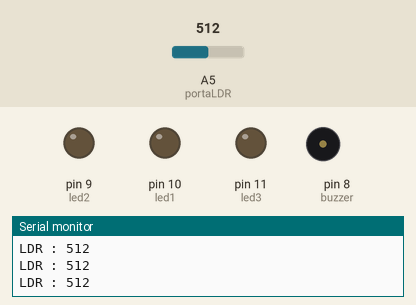
Simulated run of this sketch. Board: Arduino Uno, built with avr-gcc and run on an emulated ATmega328P. On the bench: output pins drawn as LEDs (lit = HIGH), buzzer (waves = sounding), the last lines printed to the serial monitor. Inputs (shaded band) come from the test bench; at power-on: A5 (portaLDR) = 512.

Above: at 1.2 s.
1.3 s: A5 (portaLDR) set to 483
At 2.5 s:
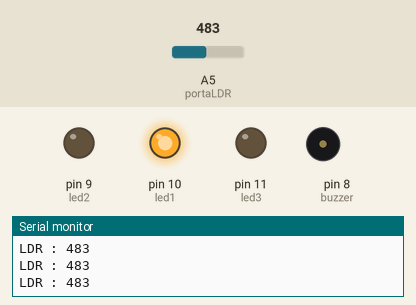
3.0 s: A5 (portaLDR) set to 368
4.5 s: A5 (portaLDR) set to 335
At 5.0 s:
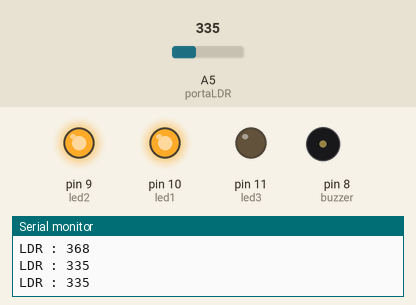
6.1 s: A5 (portaLDR) set to 106
7.7 s: A5 (portaLDR) set to 91
At 8.9 s:
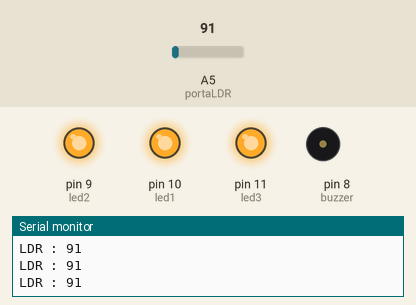
9.5 s: A5 (portaLDR) set to 5
At 12.4 s:
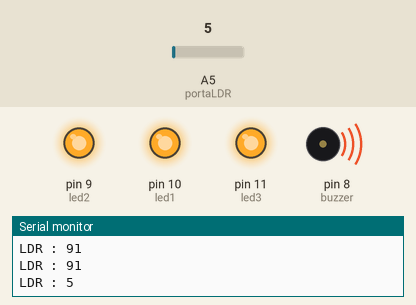
Timing chart, 0 to 13.5 s (numbered marks = the images above; inputs shaded):
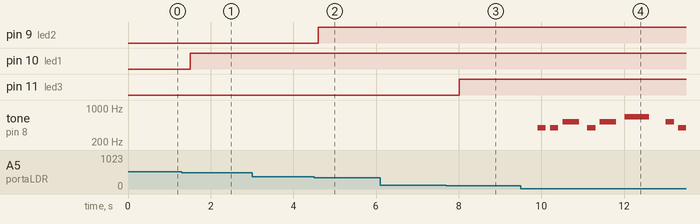

Measured:
- the behaviour switches between 500 and 499 on A5 (portaLDR) (found by bisection; images 0 and 1)
- the behaviour switches between 350 and 349 on A5 (portaLDR) (found by bisection; images 1 and 2)
- the behaviour switches between 100 and 99 on A5 (portaLDR) (found by bisection; images 2 and 3)
- after the input at 1.3 s, pin 10 (led1): LOW → HIGH after 0.20 s
- after the input at 4.5 s, pin 9 (led2): LOW → HIGH after 0.11 s
- after the input at 7.7 s, pin 11 (led3): LOW → HIGH after 0.31 s
- after the input at 9.5 s, tone on pin 8 (buzzer): plays 392 Hz for 0.20 s, 392 Hz for 0.20 s, 523 Hz for 0.40 s, 392 Hz for 0.20 s, 523 Hz for 0.40 s, 659 Hz for 0.60 s … (8 notes in this stretch), starting after 0.41 s

The sketch:

3LedPiscaConformeLuzAmbiente.ino
```cpp
int buzzer = 8;
int led1 = 10;
int led2 = 9;
int led3 = 11;
int portaLDR = A5;
int valorsensor;

void setup() {
  Serial.begin(9600);
  pinMode(buzzer, OUTPUT);
  pinMode(led1, OUTPUT);
  pinMode(led2, OUTPUT);
  pinMode(led3, OUTPUT);
}

void loop() {
  valorsensor = analogRead(portaLDR);
  Serial.print("LDR : ");
  Serial.println(valorsensor);

  if (valorsensor < 500) {
    digitalWrite(led1, HIGH);
  } else {
    digitalWrite(led1, LOW);
  }
  delay(100);

  if (valorsensor < 350) {
    digitalWrite(led2, HIGH);
  } else {
    digitalWrite(led2, LOW);
  }
  delay(100);

  if (valorsensor < 100) {
    digitalWrite(led3, HIGH);
  } else {
    digitalWrite(led3, LOW);
  }
  delay(100);

//MUSIQUINHA ENTRADA CASAMENTO KSKSKKS
   if (valorsensor < 10) {
    int ritmo[] = {392, 392, 523, 392, 523, 659, 523, 392, 659, 523, 392, 659, 523, 392, 659};
    int duracao[] = {200, 200, 400, 200, 400, 600, 200, 200, 400, 200, 200, 400, 200, 200, 400};
    int pausa[] = {100, 100, 200, 100, 200, 400, 100, 100, 200, 100, 100, 200, 100, 100, 200};

    int totalTime = 0;
    for (int i = 0; i < 15; i++) {
      tone(buzzer, ritmo[i]);
      delay(duracao[i]);
      noTone(buzzer);
      delay(pausa[i]);
      totalTime += duracao[i] + pausa[i];
    }

    if (totalTime < 10000) {
      delay(10000 - totalTime);
    }
  }
}
```
